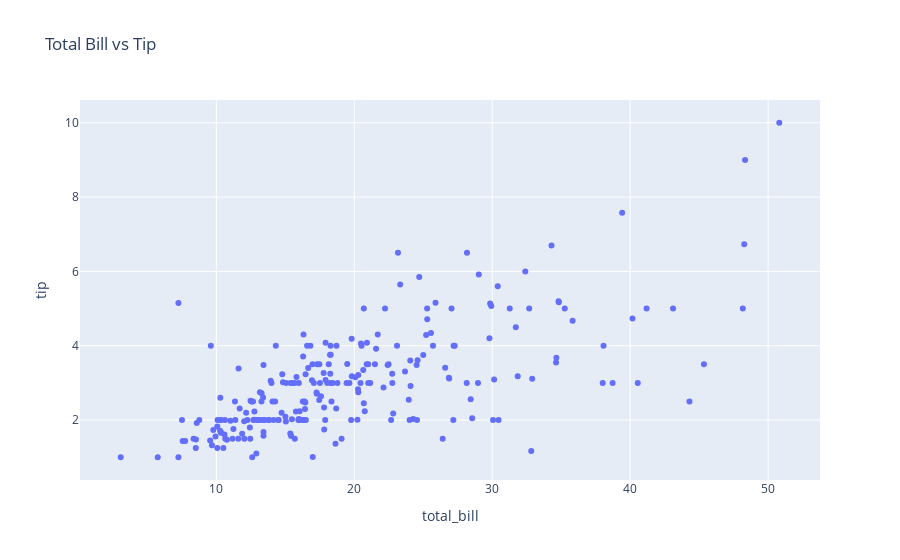

Here is the notebook cell this chart was saved with:
### Markdown cell above
## Interactive Plotting with Plotly

We are now exploring comparable visualizations to those mentioned earlier, but using a tool that offers interactive capabilities. For additional information, feel free to consult the resource available at [plotly](https://plotly.com/).

### Code cell
import plotly.express as px

# 2D Scatter Plot: Total Bill vs Tip
fig_2d_scatter = px.scatter(tips, x="total_bill", y="tip", title="Total Bill vs Tip")
fig_2d_scatter.show()

### Figure 1 — Plotly figure (JSON) as saved in the notebook; plotly's stock layout.template omitted (floating-point values rounded to 4 significant figures; data arrays with more than 128 entries replaced by an {"elided": "..."} marker saying what was removed)
{"data": [{"hovertemplate": "total_bill=%{x}<br>tip=%{y}<extra></extra>", "legendgroup": "", "marker": {"color": "#636efa", "symbol": "circle"}, "mode": "markers", "name": "", "orientation": "v", "showlegend": false, "type": "scatter", "x": {"elided": "244 float values"}, "xaxis": "x", "y": {"elided": "244 float values"}, "yaxis": "y"}], "layout": {"autosize": true, "legend": {"tracegroupgap": 0}, "title": {"text": "Total Bill vs Tip"}, "xaxis": {"anchor": "y", "autorange": true, "domain": [0, 1], "range": [0.0812, 53.8], "title": {"text": "total_bill"}, "type": "linear"}, "yaxis": {"anchor": "x", "autorange": true, "domain": [0, 1], "range": [0.2573, 10.74], "title": {"text": "tip"}, "type": "linear"}}}
